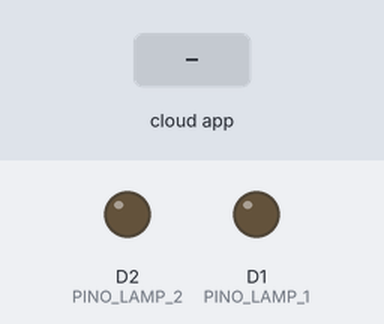
Simulated run of this sketch. Board: ESP8266 (NodeMCU). On the bench: output pins drawn as LEDs (lit = HIGH). The inputs (shaded band) are chosen by the test bench. WiFi joins after 1.5 s; servers stay silent unless stated; what the sketch prints to the serial monitor is not drawn.

Above: at 2.7 s.
2.8 s: the phone or cloud app sets LED.1 to 1
At 4.0 s:
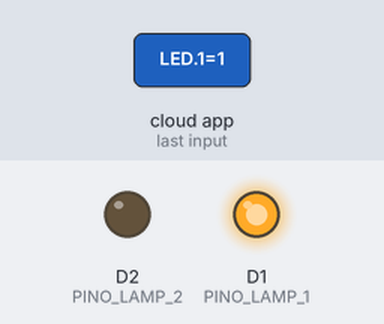
4.3 s: the phone or cloud app sets LED.2 to 1
At 5.3 s:
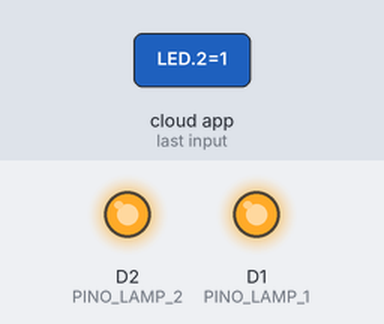
5.8 s: the phone or cloud app sets LED.1 to 0
At 6.4 s:
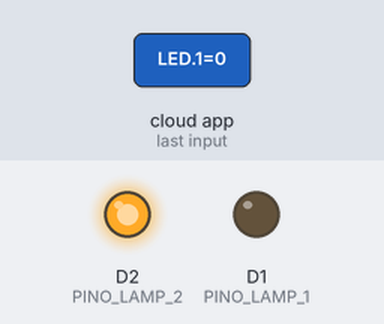
7.3 s: the phone or cloud app sets LED.2 to 0
At 8.7 s:
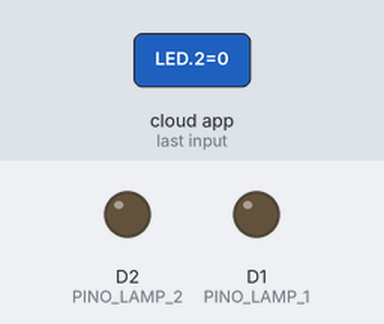
Timing chart, 0 to 10.0 s (numbered marks = the images above; inputs shaded):
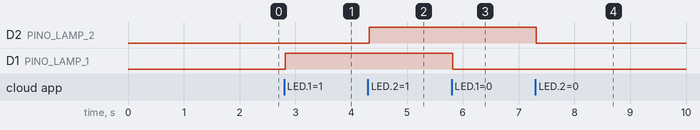

Measured:
- after the input at 2.8 s, D1 (PINO_LAMP_1): LOW → HIGH at once
- after the input at 4.3 s, D2 (PINO_LAMP_2): LOW → HIGH at once
- after the input at 5.8 s, D1 (PINO_LAMP_1): HIGH → LOW at once
- after the input at 7.3 s, D2 (PINO_LAMP_2): HIGH → LOW at once

The sketch:

alexa_with_ESP8266.ino
```cpp
#include <Arduino.h>

// Biblioteca WIFI do ESP8266
#include <ESP8266WiFi.h>

// Biblioteca FAUXMOESP
#include "fauxmoESP.h"

// Define os pinos a serem ativados/desativados
#define PINO_LAMP_1 D1
#define PINO_LAMP_2 D2

// Define Rate do serial
#define SERIAL_RATE 9600

// SSID e senha da rede WIFI
#define WIFI_SSID "WIFI SSID"
#define WIFI_PASS "WIFI PASSWD"

// Define um nome para os dispositivos a serem conectados na Alexa
#define LAMPADA_1 "LED 1"
#define LAMPADA_2 "LED 2"

// Cria o objeto da FAUXMOESP
fauxmoESP fauxmo;


// Wi-Fi Conexão
void configura_wifi() {

  // Define o como STA (Station)
  WiFi.mode(WIFI_STA);

  // Conecta
  Serial.printf("[WIFI] Conectado ao %s ", WIFI_SSID);
  WiFi.begin(WIFI_SSID, WIFI_PASS);

  // Espera
  while (WiFi.status() != WL_CONNECTED) {
    Serial.print(".");
    delay(100);
  }
  Serial.println();

  // Conectado
  Serial.printf("[WIFI] Modo STATION, SSID: %s, endereço IP: %s\n", WiFi.SSID().c_str(), WiFi.localIP().toString().c_str());
}

void setup() {
  // Inicia a Serial
  Serial.begin(SERIAL_RATE);
  Serial.println();

  // Conexão Wi-Fi
  configura_wifi();

  // Define LEDs como saída e iniciam apagados
  pinMode(PINO_LAMP_1, OUTPUT);
  digitalWrite(PINO_LAMP_1, LOW);

  pinMode(PINO_LAMP_2, OUTPUT);
  digitalWrite(PINO_LAMP_2, LOW);

  // Por padrão, fauxmoESP cria seu próprio servidor web na porta definida
  // A porta TCP deve ser 80 para dispositivos gen3 (o padrão é 1901)
  // Isso deve ser feito antes da chamada enable()
  fauxmo.createServer(true); // não é necessário, este é o valor padrão
  fauxmo.setPort(80); // Isso é necessário para dispositivos gen3

  // Você deve chamar enable(true) assim que tiver uma conexão WiFi
  // Você pode ativar ou desativar a biblioteca a qualquer momento
  // Desativá-lo impedirá que os dispositivos sejam descobertos e trocados
  fauxmo.enable(true);

  // Você pode usar diferentes maneiras de chamar a Alexa para modificar o estado dos dispositivos:
  // "Alexa, ligar LED um"

  // Adiciona os dispositivos
  fauxmo.addDevice(LAMPADA_1);
  fauxmo.addDevice(LAMPADA_2);

  fauxmo.onSetState([](unsigned char device_id, const char * device_name, bool state, unsigned char value) {
    // Retorno de chamada quando um comando da Alexa é recebido.
    // Você pode usar device_id ou device_name para escolher o elemento no qual realizar uma ação (relé, LED, ...)
    // O state é um booleano (ON / OFF) e value um número de 0 a 255 (se você disser "definir a luz da cozinha para 50%", receberá 128 aqui).

    Serial.printf("[MAIN] Dispositivo #%d (%s) estado: %s valor: %d\n", device_id, device_name, state ? "ON" : "OFF", value);
    if ( (strcmp(device_name, LAMPADA_1) == 0) ) {
      Serial.println("Lampada 1 alterada pela Alexa");
      if (state) {
        digitalWrite(PINO_LAMP_1, HIGH);
      } else {
        digitalWrite(PINO_LAMP_1, LOW);
      }
    }
    if ( (strcmp(device_name, LAMPADA_2) == 0) ) {
      Serial.println("Lampada 2 alterada pela Alexa");
      if (state) {
        digitalWrite(PINO_LAMP_2, HIGH);
      } else {
        digitalWrite(PINO_LAMP_2, LOW);
      }
    }
  });

}

void loop() {
  // fauxmoESP usa um servidor TCP assíncrono, mais um servidor UDP sincronizado
  // Portanto, temos que pesquisar manualmente os pacotes UDP
  fauxmo.handle();

  // Imprime o freeheap a cada 6 segundos
  static unsigned long last = millis();
  if (millis() - last > 6000) {
    last = millis();
    Serial.printf("[MAIN] Free heap: %d bytes\n", ESP.getFreeHeap());
  }

}
```
